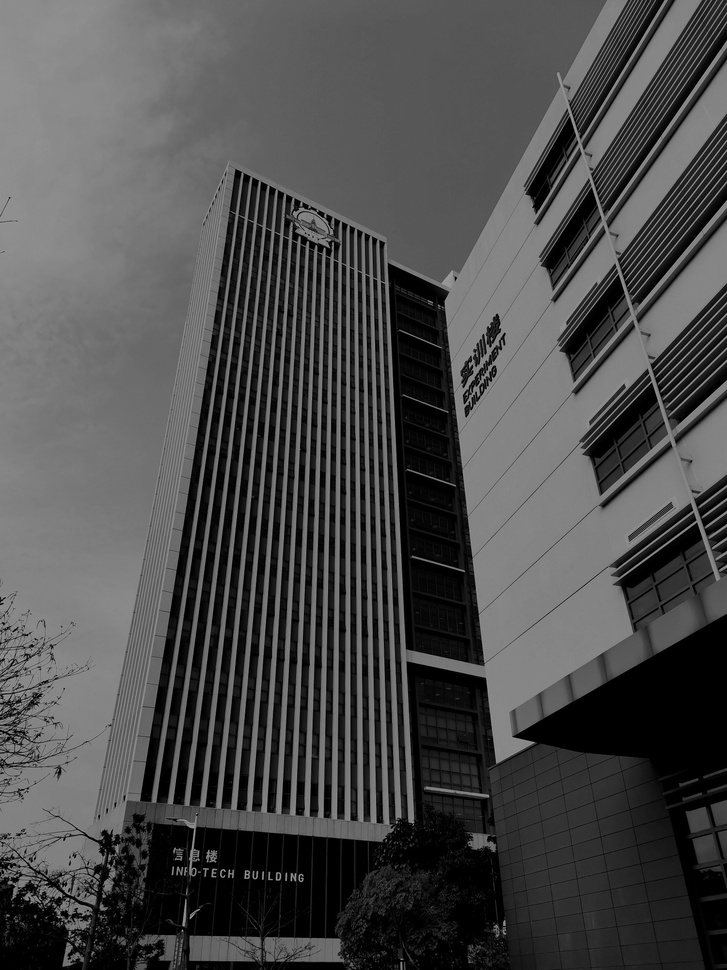
#> input picture work one/picture/0.jpg, 727 x 970 px, shrunk from 1500 x 2000 before the run
$ python zhifangtu.py
#> lines starting #> are read from the running program, lines starting #| are printed output that depends on the picture
import cv2
import matplotlib.pyplot as plt
import numpy as np
from matplotlib import pyplot as plt

from matplotlib.font_manager import FontProperties
from skimage import exposure

# 读入图片
im = cv2.imread('./picture/0.jpg' , 0)
#> im is the input picture: shape (970, 727); min 0, max 171, mean 75.6
img = cv2.imread('./picture/0.jpg' , 0)
# 如果图片为空，返回错误信息，并终止程序
if im is None:
    print("图片打开失败！")
    exit()
# 中值滤波去噪
medStep = 3  # 设置为3*3的滤波器


h,w = img.shape
#> h = 970; w = 727
hist = cv2.calcHist([img],[0],None,[256],[0,255])#这里返回的是次数
#> hist = 256 values, max 54553 at index 0, min 0 at index 165, mean 2754.6
hist[0:255] = hist[0:255]/(h*w)#将直方图归一化，化为概率的形式
def cdf(img):
    img = cv2.imread(img,0)
    #flatten() 将数组变成一维
    hist,bins = np.histogram(img.flatten(),256,[0,256])#计算直方图
    #bins:每个区间的起始点和终点，（257,1）
    #hist：直方图（256.1）
    # 计算累积分布图
    print(hist)
    cdf = hist.cumsum()
    cdf_normalized = cdf * hist.max()/ cdf.max()#
    plt.plot(cdf_normalized, color = 'b')#绘制累积灰度级别曲线
    plt.hist(img.flatten(),256,[0,256], color = 'r')#绘制原始图像的直方图
    plt.xlim([0,256])
    plt.legend(('cdf','histogram'), loc = 'upper left')
    plt.show()
 #第二步得到灰度级概率累积直方图
sum_hist = np.zeros(hist.shape)#用于存放灰度级别概率的累和
#> sum_hist = 256 values from 0 to 0
for i in range(256):
    sum_hist[i] = sum(hist[0:i+1])#将前i+1个灰度级别的出现概率总和赋值给sum_hist[i]
#> after the loop, sum_hist = 256 values from 0.0774 to 1
        # 第三步通过映射函数获得原图像灰度级与均衡后图像的灰度级的映射关系，这里创建映射后的灰度级别排序
equal_hist = np.zeros(sum_hist.shape)
#> equal_hist = 256 values from 0 to 0
for i in range(256):
    equal_hist[i] = int(((256 - 1) - 0) * sum_hist[i] + 0.5)
#> after the loop, equal_hist = 256 values from 20 to 255
#第四步根据第三步的映射关系将灰度图每个像素点的灰度级别替换为映射后的灰度级别，这里是这样换的，equal_hist的索引号相当于原先的灰度级别排序，元素值则是映射后的灰度级别
equal_img = img.copy()#用于存放均衡化后图像的灰度值
for i in range(h):
    for j in range(w):
        equal_img[i,j] = equal_hist[img[i,j]]
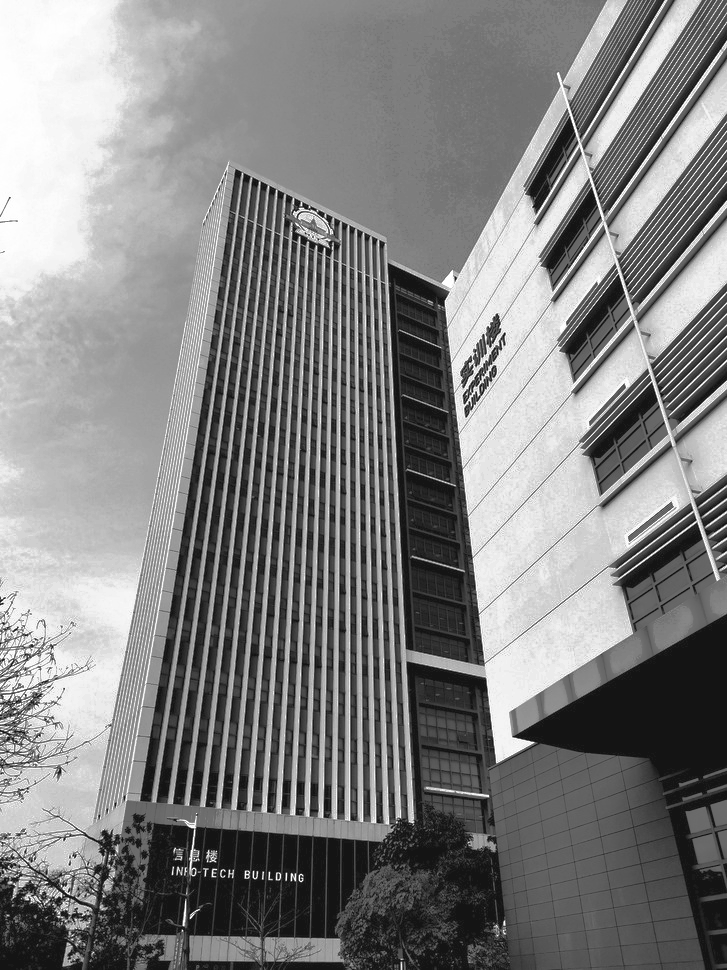
#> equal_img: shape (970, 727); min 20, max 255, mean 129.5
    #计算得到均衡化后的直方图
equal_hist = cv2.calcHist([equal_img],[0],None,[256],[0,255])
#> equal_hist = 256 values, max 54553 at index 20, min 0 at index 0, mean 2748.2
equal_hist[0:255] = equal_hist[0:255] / (h * w)  # 将直方图归一化，化为概率的形式
def sys_equalizehist(img):
    '''
    利用系统自带的函数进行直方图均衡化
    :param img: 待处理图像
    :return:  [equ_img,equ_hist]，返回一个列表，第一个元素是均衡化后的图像，第二个是均衡了的直方图
    '''
    img = cv2.imread('./picture/0.jpg', 0)
    h, w = img.shape
    equ_img = cv2.equalizeHist(img)  # 得到直方图均衡化后的图像
    equ_hist = cv2.calcHist([equ_img], [0], None, [256], [0, 255])  # 得到均衡化后的图像的灰度直方图
    equ_hist[0:255] = equ_hist[0:255] / (h * w)  # 将直方图归一化，化为概率的形式
    # res = np.hstack((img,equ)) #stacking images side-by-side#这一行是将两个图像进行了行方向的叠加
    return [img, equ_img, equ_hist]
# 创建绘制原图像和均衡化后图像的对应灰度值变化曲线
def equalWithOrignImg(gray_img, sys_img):
    '''
    :param gray_img: 未均衡图
    :param sys_img: 均衡图
    :return:无返回值
    '''
    # 将图像像素变成一维的
    gray_img = gray_img.ravel()
    sys_img = sys_img.ravel()
    # 返回gray_img像素值从小到大的索引号,对其进行排序
    argOfGrayImg = np.argsort(gray_img)
    gray_img = sorted(gray_img)
    # 根据索引号来取sys_img中的元素
    sys_img_sorted = []
    for i in argOfGrayImg:
        sys_img_sorted.append(sys_img[i])
    plt.plot(gray_img, sys_img_sorted)
    plt.show()
if __name__ == '__main__':
    img = "E:\PYTHON\Image_Processing\colorful_lena.jpg"
    gray_img, sys_img, sys_hist = sys_equalizehist(img)
#> in sys_equalizehist, `equ_hist = cv2.calcHist([equ_img], [0], None, [256], [0, 255])`: equ_hist = 256 values, max 54553 at index 0, min 0 at index 1, mean 2748.2
#> sys_hist = 256 values, max 0.0774 at index 0, min 0 at index 1, mean 0.0039
    equalWithOrignImg(gray_img, sys_img)
#> in equalWithOrignImg, `gray_img = sorted(gray_img)`: gray_img = 705190 items
#> the loop in equalWithOrignImg, `for i in argOfGrayImg:` made 705190 passes
#> i on passes 1 to 3: 705189, 538602, 538603
#> in equalWithOrignImg, `plt.show()`:
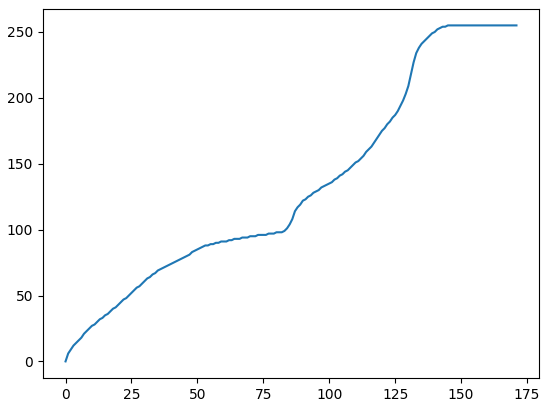
#> figure drawn by matplotlib, 1 panel

def sys_equalizehist(img):
    '''
    利用系统自带的函数进行直方图均衡化
    :param img: 待处理图像
    :return:  [equ_img,equ_hist]，返回一个列表，第一个元素是均衡化后的图像，第二个是均衡了的直方图
    '''
    img = cv2.imread('./picture/0.jpg' , 0)
    h,w = img.shape
    equ_img = cv2.equalizeHist(img)#得到直方图均衡化后的图像
    equ_hist = cv2.calcHist([equ_img],[0],None,[256],[0,255])#得到均衡化后的图像的灰度直方图
    equ_hist[0:255] = equ_hist[0:255] / (h * w)  # 将直方图归一化，化为概率的形式
    # res = np.hstack((img,equ)) #stacking images side-by-side#这一行是将两个图像进行了行方向的叠加
    return [equ_img,equ_hist]


def def_equalizehist(img, L=256):
    '''
    根据均衡化原理自定义函数
    :param img: 待处理图像
    :param L: 灰度级别的个数
    :return: [equal_img,equal_hist]返回一个列表，第一个元素是均衡化后的图像，第二个是均衡了的直方图
    '''
    img = cv2.imread('./picture/0.jpg' , 0)

    # 第一步获取图像的直方图
    h, w = img.shape
    hist = cv2.calcHist([img], [0], None, [256], [0, 255])  # 这里返回的是次数
    hist[0:255] = hist[0:255] / (h * w)  # 将直方图归一化，化为概率的形式

    # 第二步得到灰度级概率累积直方图
    sum_hist = np.zeros(hist.shape)  # 用于存放灰度级别概率的累和
    for i in range(256):
        sum_hist[i] = sum(hist[0:i + 1])  # 将前i+1个灰度级别的出现概率总和赋值给sum_hist[i]

    # 第三步通过映射函数获得原图像灰度级与均衡后图像的灰度级的映射关系，这里创建映射后的灰度级别排序
    equal_hist = np.zeros(sum_hist.shape)
    for i in range(256):
        equal_hist[i] = int(((L - 1) - 0) * sum_hist[i] + 0.5)

    # 第四步根据第三步的映射关系将灰度图每个像素点的灰度级别替换为映射后的灰度级别，这里是这样换的，equal_hist的索引号相当于原先的灰度级别排序，元素值则是映射后的灰度级别
    equal_img = img.copy()  # 用于存放均衡化后图像的灰度值
    for i in range(h):
        for j in range(w):
            equal_img[i, j] = equal_hist[img[i, j]]
    # 计算得到均衡化后的直方图
    equal_hist = cv2.calcHist([equal_img], [0], None, [256], [0, 255])
    equal_hist[0:255] = equal_hist[0:255] / (h * w)  # 将直方图归一化，化为概率的形式
    return [equal_img, equal_hist]


if __name__ == '__main__':
    img = "colorful_lena.jpg"
    sys_img, sys_hist = sys_equalizehist(img)
    def_img, def_hist = def_equalizehist(img)
#> after the loop in def_equalizehist, `for i in range(256):`: sum_hist = 256 values from 0.0774 to 1
#> after the loop in def_equalizehist, `for i in range(256):`: equal_hist = 256 values from 20 to 255
#> in def_equalizehist, `equal_hist = cv2.calcHist([equal_img], [0], None, [256], [0, 255])`: equal_hist = 256 values, max 54553 at index 20, min 0 at index 0, mean 2748.2
#> def_hist = 256 values, max 0.0774 at index 20, min 0 at index 0, mean 0.0039
    x = np.linspace(0, 255, 256)
    plt.subplot(1, 2, 1), plt.plot(x, sys_hist, '-b')
    plt.subplot(1, 2, 2), plt.plot(x, def_hist, '-r')
    plt.show()
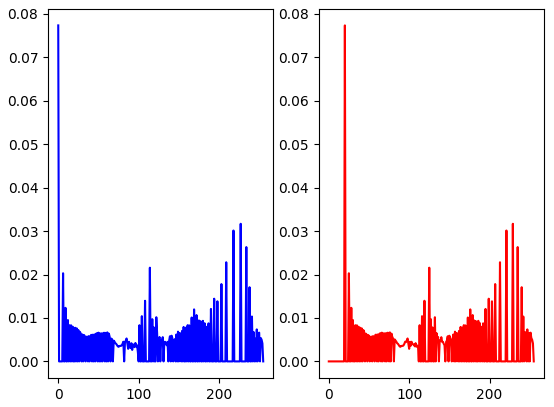
#> figure drawn by matplotlib, 2 panels; panel 1: curve peaks at x = 0, y = 0.0774; panel 2: curve peaks at x = 20, y = 0.0774
def Contrast_and_Brightness(alpha, beta, img):
    """使用公式f(x)=α.g(x)+β"""
    # α调节对比度，β调节亮度
    blank = np.zeros(img.shape, img.dtype)  # 创建图片类型的零矩阵
    dst = cv2.addWeighted(img, alpha, blank, 1 - alpha, beta)  # 图像混合加权
    return dst
img4 = Contrast_and_Brightness(1.1, 30, img)
#> (the run stopped early here; a loop or call above may not have finished)
